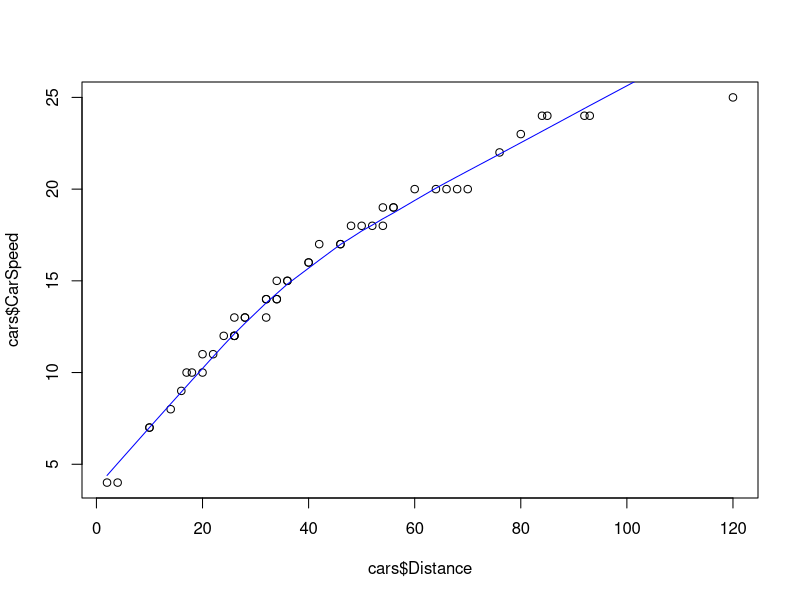
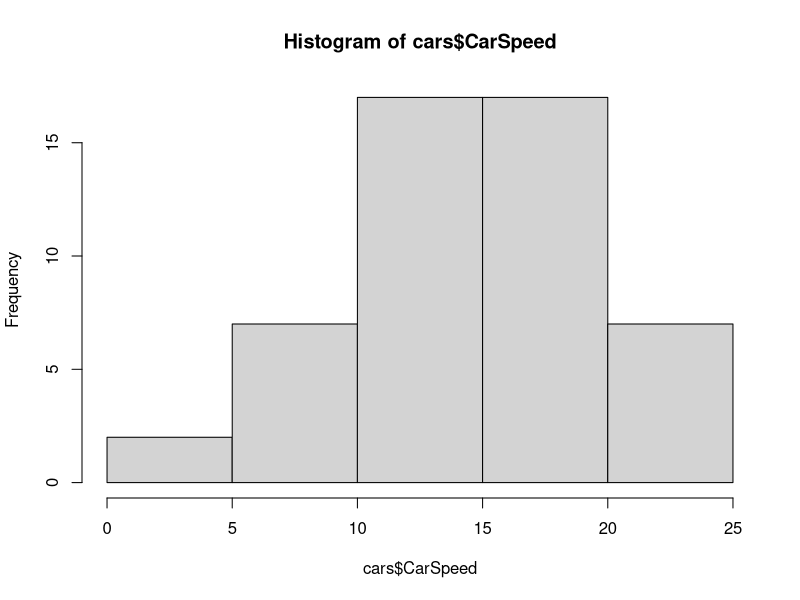
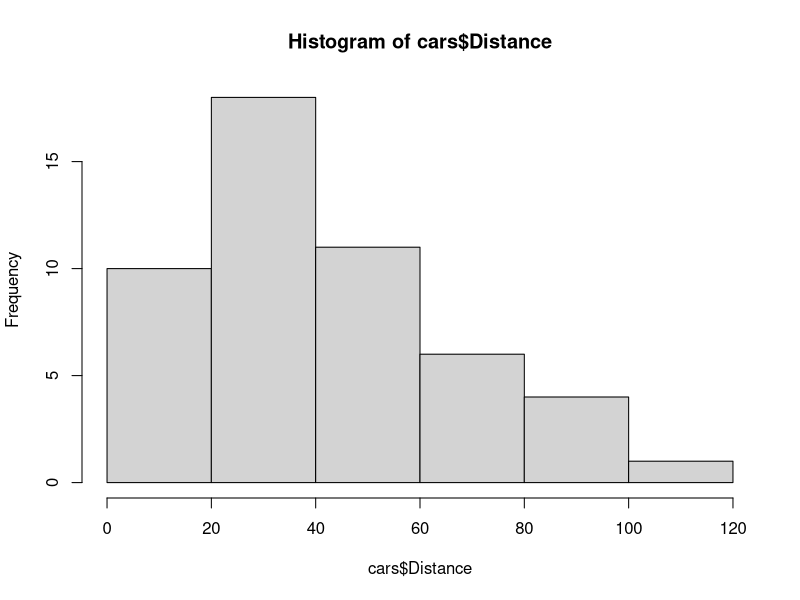
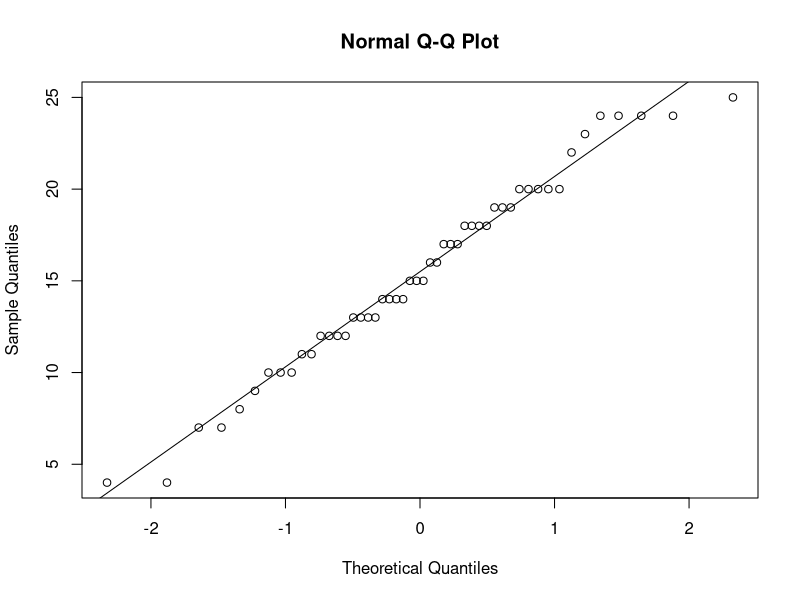
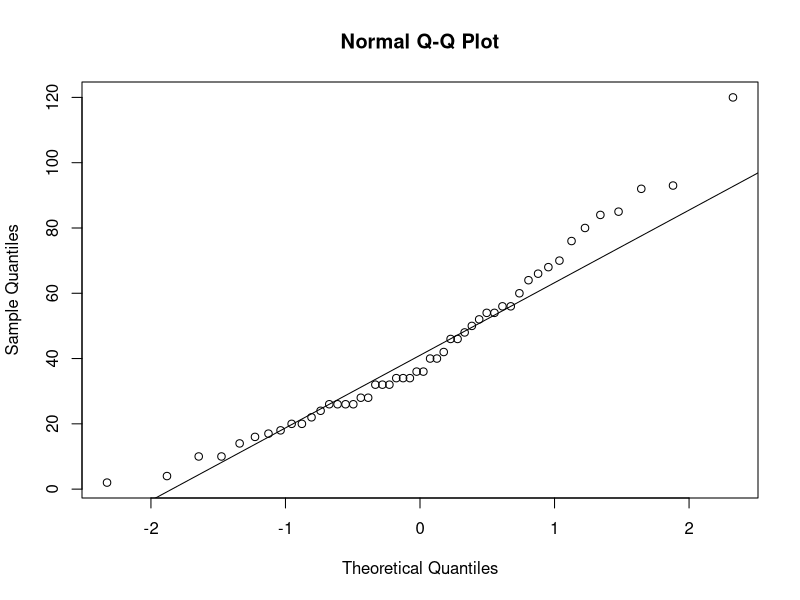
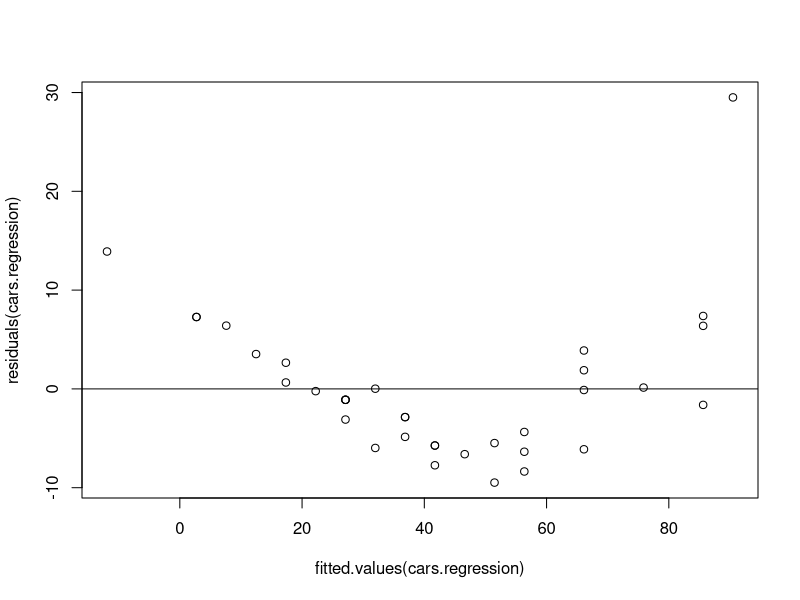
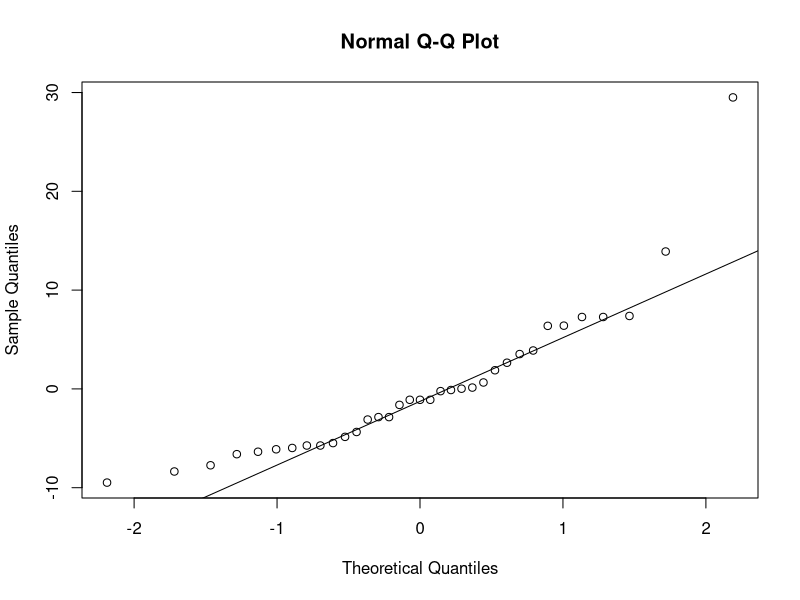

Write the R code that produced these figures, in order.
# Import function
library(readr)

# Import data
cars <- read_csv("cars.csv")

# View summary and structure of data 
View(cars)
attributes(cars)
summary(cars)
str(cars)
names(cars)

# Renaming columns
names(cars)<-c("CarName","CarSpeed","Distance")
names(cars)

# Check for null values - NA
is.na(cars)

# Using function (Code->Extract functions wraps highlighted code in function)

#Plotting for columns

  #par(mfrow=c(5,1))
  #Scatter Plot shows somewhat linear relation ship between the 2 variables
  plot(cars$`Distance`,cars$`CarSpeed`)
  #abline(lm(cars$CarSpeed~cars$Distance), col="red") # regression line (y~x)
  lines(lowess(cars$Distance,cars$CarSpeed), col="blue") # lowess line (x,y)
  
  
  #Histogram
  hist(cars$CarSpeed) # slight Right skew
  hist(cars$Distance) #Normal
 
  #Normal Quantile Plot- is a way to see if your data is normally distributed.
  qqnorm(cars$`CarSpeed`)
  qqline(cars$`CarSpeed`)
  
  #Normal Quantile plot 
  qqnorm(cars$`Distance`)
  qqline(cars$`Distance`)


#Correlation between car speed and car distance. High correlation of 0.9
cor(cars$CarSpeed, cars$Distance)

#Create train and test sets
#These two lines calculate the sizes of each set but do not create the sets:
# set.seed(1579) This does nothing 
trainSize<-round(nrow(cars)*0.7) 
testSize<-nrow(cars)-trainSize

# Actually CREATE the sets in ransomized order
set.seed(1579)
training_indices<-sample(seq_len(nrow(cars)),size =trainSize)

trainSet<-cars[training_indices,]

testSet<-cars[-training_indices,] 


# Linear regression Model 
# Training Model
cars.regression <- lm(Distance ~ CarSpeed, trainSet)

# Prints summary statistics of model . 
# R2 0.9 , y=c+mx (y=-31.4117+4.8762*x )
summary(cars.regression)

#Prediction 
preds.cars <- predict(cars.regression,testSet)
preds.cars

#Playing around with functions available in regression

# Find what attribues are available in our model , Then using those attributes 
attributes(cars.regression)

coefficients(cars.regression)
fitted.values(cars.regression)

# plotting fitted values against residuals. 
# Seems like its a curve . This may not be a good fit for a linear model
# Residuals are mostly grouped below the regression line which might be bias
# indicate a bad fit despite a high R2. 
plot(fitted.values(cars.regression),residuals(cars.regression)) 
abline(0,0)

distresid <- cars.regression$residuals
distresid
# Residuals mostly on the Line
qqnorm(distresid)
qqline(distresid)

#Output comparison
y<--31.4117+4.8762*4
y

output <- cbind(testSet$CarSpeed,testSet$Distance, preds.cars)
output